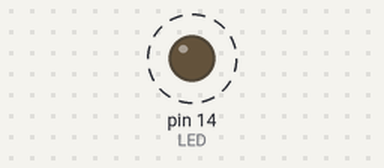
The sketch below on a simulated Arduino Uno, built with avr-gcc and run on an emulated ATmega328P. Shown: output pins drawn as LEDs (lit = HIGH). Dashed ring = blinking.

Above: at 0.5 s.
Timing chart, 0 to 4.6 s (numbered marks = the images above):
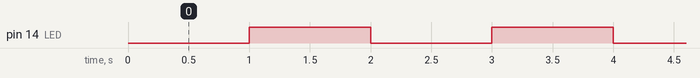

Measured:
- by itself, pin 14 (LED): alternates HIGH for 1.0 s and LOW for 1.0 s

The sketch:

Blink-LED.ino
```cpp
/*
ESP8266 Blink
Blink the blue LED on the ESP8266 module
*/

#define LED 14 //Define blinking LED pin

void setup() {
  pinMode(LED, OUTPUT); // Initialize the LED pin as an output
}
// the loop function runs over and over again forever
void loop() {
  digitalWrite(LED, LOW); // Turn the LED on (Note that LOW is the voltage level)
  delay(1000); // Wait for a second
  digitalWrite(LED, HIGH); // Turn the LED off by making the voltage HIGH
  delay(1000); // Wait for two seconds
}
```
